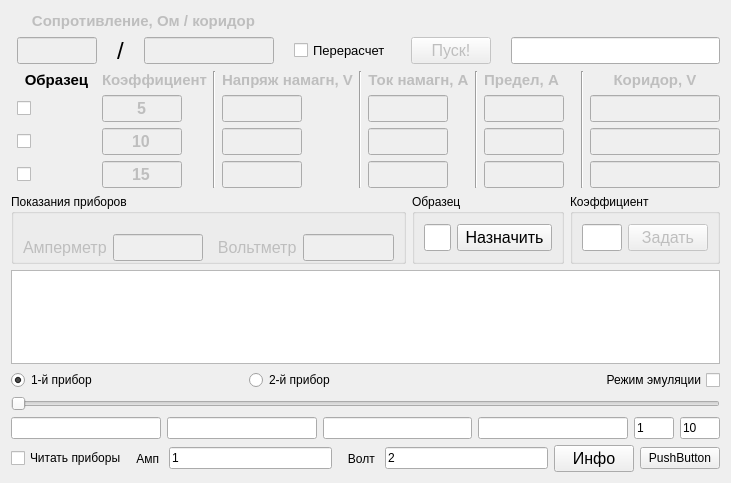
<?xml version="1.0" encoding="UTF-8"?>
<ui version="4.0">
 <class>Dialog</class>
 <widget class="QDialog" name="Dialog">
  <property name="geometry">
   <rect>
    <x>0</x>
    <y>0</y>
    <width>731</width>
    <height>483</height>
   </rect>
  </property>
  <property name="windowTitle">
   <string>Dialog</string>
  </property>
  <layout class="QVBoxLayout" name="verticalLayout">
   <item>
    <layout class="QGridLayout" name="gridLayout">
     <property name="leftMargin">
      <number>6</number>
     </property>
     <property name="horizontalSpacing">
      <number>20</number>
     </property>
     <item row="1" column="0">
      <widget class="QLineEdit" name="lineEdit">
       <property name="enabled">
        <bool>false</bool>
       </property>
       <property name="maximumSize">
        <size>
         <width>80</width>
         <height>16777215</height>
        </size>
       </property>
       <property name="font">
        <font>
         <pointsize>12</pointsize>
         <weight>75</weight>
         <bold>true</bold>
        </font>
       </property>
      </widget>
     </item>
     <item row="1" column="2">
      <widget class="QLineEdit" name="lineEdit_7">
       <property name="enabled">
        <bool>false</bool>
       </property>
       <property name="maximumSize">
        <size>
         <width>130</width>
         <height>16777215</height>
        </size>
       </property>
       <property name="font">
        <font>
         <pointsize>12</pointsize>
         <weight>75</weight>
         <bold>true</bold>
        </font>
       </property>
       <property name="readOnly">
        <bool>true</bool>
       </property>
      </widget>
     </item>
     <item row="0" column="0" colspan="3">
      <widget class="QLabel" name="label">
       <property name="enabled">
        <bool>false</bool>
       </property>
       <property name="sizePolicy">
        <sizepolicy hsizetype="Preferred" vsizetype="Fixed">
         <horstretch>0</horstretch>
         <verstretch>0</verstretch>
        </sizepolicy>
       </property>
       <property name="font">
        <font>
         <pointsize>11</pointsize>
         <weight>75</weight>
         <bold>true</bold>
        </font>
       </property>
       <property name="text">
        <string>Сопротивление, Ом / коридор </string>
       </property>
       <property name="alignment">
        <set>Qt::AlignCenter</set>
       </property>
      </widget>
     </item>
     <item row="1" column="1">
      <widget class="QLabel" name="label_8">
       <property name="font">
        <font>
         <pointsize>18</pointsize>
         <weight>50</weight>
         <bold>false</bold>
        </font>
       </property>
       <property name="text">
        <string>/</string>
       </property>
      </widget>
     </item>
     <item row="0" column="5">
      <spacer name="horizontalSpacer">
       <property name="orientation">
        <enum>Qt::Horizontal</enum>
       </property>
       <property name="sizeHint" stdset="0">
        <size>
         <width>40</width>
         <height>20</height>
        </size>
       </property>
      </spacer>
     </item>
     <item row="1" column="3">
      <widget class="QCheckBox" name="checkBox_6">
       <property name="font">
        <font>
         <pointsize>10</pointsize>
        </font>
       </property>
       <property name="text">
        <string>Перерасчет</string>
       </property>
      </widget>
     </item>
     <item row="1" column="4">
      <widget class="QPushButton" name="pushButton_4">
       <property name="enabled">
        <bool>false</bool>
       </property>
       <property name="font">
        <font>
         <pointsize>12</pointsize>
        </font>
       </property>
       <property name="text">
        <string>Пуск!</string>
       </property>
      </widget>
     </item>
     <item row="1" column="5">
      <widget class="QLineEdit" name="lineEdit_2">
       <property name="font">
        <font>
         <pointsize>12</pointsize>
        </font>
       </property>
       <property name="text">
        <string/>
       </property>
       <property name="alignment">
        <set>Qt::AlignCenter</set>
       </property>
       <property name="readOnly">
        <bool>true</bool>
       </property>
      </widget>
     </item>
    </layout>
   </item>
   <item>
    <layout class="QGridLayout" name="gridLayout_3" columnstretch="0,0,0,0,0,0,0,0,0,0">
     <property name="leftMargin">
      <number>6</number>
     </property>
     <item row="0" column="1">
      <widget class="QLabel" name="label_3">
       <property name="enabled">
        <bool>false</bool>
       </property>
       <property name="sizePolicy">
        <sizepolicy hsizetype="Preferred" vsizetype="Fixed">
         <horstretch>0</horstretch>
         <verstretch>0</verstretch>
        </sizepolicy>
       </property>
       <property name="font">
        <font>
         <pointsize>11</pointsize>
         <weight>75</weight>
         <bold>true</bold>
        </font>
       </property>
       <property name="text">
        <string>Коэффициент</string>
       </property>
       <property name="alignment">
        <set>Qt::AlignCenter</set>
       </property>
      </widget>
     </item>
     <item row="0" column="3">
      <widget class="QLabel" name="label_7">
       <property name="enabled">
        <bool>false</bool>
       </property>
       <property name="sizePolicy">
        <sizepolicy hsizetype="Preferred" vsizetype="Fixed">
         <horstretch>0</horstretch>
         <verstretch>0</verstretch>
        </sizepolicy>
       </property>
       <property name="font">
        <font>
         <pointsize>11</pointsize>
         <weight>75</weight>
         <bold>true</bold>
        </font>
       </property>
       <property name="text">
        <string>Напряж намагн, V</string>
       </property>
       <property name="alignment">
        <set>Qt::AlignCenter</set>
       </property>
      </widget>
     </item>
     <item row="0" column="5">
      <widget class="QLabel" name="label_9">
       <property name="enabled">
        <bool>false</bool>
       </property>
       <property name="sizePolicy">
        <sizepolicy hsizetype="Preferred" vsizetype="Fixed">
         <horstretch>0</horstretch>
         <verstretch>0</verstretch>
        </sizepolicy>
       </property>
       <property name="font">
        <font>
         <pointsize>11</pointsize>
         <weight>75</weight>
         <bold>true</bold>
        </font>
       </property>
       <property name="text">
        <string>Ток намагн, A</string>
       </property>
       <property name="alignment">
        <set>Qt::AlignCenter</set>
       </property>
      </widget>
     </item>
     <item row="0" column="7">
      <widget class="QLabel" name="label_10">
       <property name="enabled">
        <bool>false</bool>
       </property>
       <property name="sizePolicy">
        <sizepolicy hsizetype="Preferred" vsizetype="Fixed">
         <horstretch>0</horstretch>
         <verstretch>0</verstretch>
        </sizepolicy>
       </property>
       <property name="font">
        <font>
         <pointsize>11</pointsize>
         <weight>75</weight>
         <bold>true</bold>
        </font>
       </property>
       <property name="text">
        <string>Предел, A    </string>
       </property>
       <property name="alignment">
        <set>Qt::AlignCenter</set>
       </property>
      </widget>
     </item>
     <item row="1" column="1">
      <widget class="QLineEdit" name="lineEdit_K5">
       <property name="enabled">
        <bool>false</bool>
       </property>
       <property name="maximumSize">
        <size>
         <width>80</width>
         <height>16777215</height>
        </size>
       </property>
       <property name="font">
        <font>
         <pointsize>12</pointsize>
         <weight>75</weight>
         <bold>true</bold>
        </font>
       </property>
       <property name="text">
        <string>5</string>
       </property>
       <property name="alignment">
        <set>Qt::AlignCenter</set>
       </property>
       <property name="readOnly">
        <bool>true</bool>
       </property>
      </widget>
     </item>
     <item row="1" column="5">
      <widget class="QLineEdit" name="lineEdit_I5">
       <property name="enabled">
        <bool>false</bool>
       </property>
       <property name="maximumSize">
        <size>
         <width>80</width>
         <height>16777215</height>
        </size>
       </property>
       <property name="font">
        <font>
         <pointsize>12</pointsize>
         <weight>75</weight>
         <bold>true</bold>
        </font>
       </property>
       <property name="readOnly">
        <bool>true</bool>
       </property>
      </widget>
     </item>
     <item row="1" column="7">
      <widget class="QLineEdit" name="lineEdit_Pred5">
       <property name="enabled">
        <bool>false</bool>
       </property>
       <property name="maximumSize">
        <size>
         <width>80</width>
         <height>16777215</height>
        </size>
       </property>
       <property name="font">
        <font>
         <pointsize>12</pointsize>
         <weight>75</weight>
         <bold>true</bold>
        </font>
       </property>
       <property name="readOnly">
        <bool>true</bool>
       </property>
      </widget>
     </item>
     <item row="1" column="9">
      <widget class="QLineEdit" name="lineEdit_Kor5">
       <property name="enabled">
        <bool>false</bool>
       </property>
       <property name="minimumSize">
        <size>
         <width>130</width>
         <height>0</height>
        </size>
       </property>
       <property name="maximumSize">
        <size>
         <width>130</width>
         <height>16777215</height>
        </size>
       </property>
       <property name="font">
        <font>
         <pointsize>12</pointsize>
         <weight>75</weight>
         <bold>true</bold>
        </font>
       </property>
       <property name="readOnly">
        <bool>true</bool>
       </property>
      </widget>
     </item>
     <item row="2" column="1">
      <widget class="QLineEdit" name="lineEdit_K10">
       <property name="enabled">
        <bool>false</bool>
       </property>
       <property name="maximumSize">
        <size>
         <width>80</width>
         <height>16777215</height>
        </size>
       </property>
       <property name="font">
        <font>
         <pointsize>12</pointsize>
         <weight>75</weight>
         <bold>true</bold>
        </font>
       </property>
       <property name="text">
        <string>10</string>
       </property>
       <property name="alignment">
        <set>Qt::AlignCenter</set>
       </property>
       <property name="readOnly">
        <bool>true</bool>
       </property>
      </widget>
     </item>
     <item row="3" column="1">
      <widget class="QLineEdit" name="lineEdit_K15">
       <property name="enabled">
        <bool>false</bool>
       </property>
       <property name="maximumSize">
        <size>
         <width>80</width>
         <height>16777215</height>
        </size>
       </property>
       <property name="font">
        <font>
         <pointsize>12</pointsize>
         <weight>75</weight>
         <bold>true</bold>
        </font>
       </property>
       <property name="text">
        <string>15</string>
       </property>
       <property name="alignment">
        <set>Qt::AlignCenter</set>
       </property>
       <property name="readOnly">
        <bool>true</bool>
       </property>
      </widget>
     </item>
     <item row="2" column="3">
      <widget class="QLineEdit" name="lineEdit_U10">
       <property name="enabled">
        <bool>false</bool>
       </property>
       <property name="maximumSize">
        <size>
         <width>80</width>
         <height>16777215</height>
        </size>
       </property>
       <property name="font">
        <font>
         <pointsize>12</pointsize>
         <weight>75</weight>
         <bold>true</bold>
        </font>
       </property>
       <property name="readOnly">
        <bool>true</bool>
       </property>
      </widget>
     </item>
     <item row="3" column="3">
      <widget class="QLineEdit" name="lineEdit_U15">
       <property name="enabled">
        <bool>false</bool>
       </property>
       <property name="maximumSize">
        <size>
         <width>80</width>
         <height>16777215</height>
        </size>
       </property>
       <property name="font">
        <font>
         <pointsize>12</pointsize>
         <weight>75</weight>
         <bold>true</bold>
        </font>
       </property>
       <property name="readOnly">
        <bool>true</bool>
       </property>
      </widget>
     </item>
     <item row="2" column="5">
      <widget class="QLineEdit" name="lineEdit_I10">
       <property name="enabled">
        <bool>false</bool>
       </property>
       <property name="maximumSize">
        <size>
         <width>80</width>
         <height>16777215</height>
        </size>
       </property>
       <property name="font">
        <font>
         <pointsize>12</pointsize>
         <weight>75</weight>
         <bold>true</bold>
        </font>
       </property>
       <property name="readOnly">
        <bool>true</bool>
       </property>
      </widget>
     </item>
     <item row="3" column="5">
      <widget class="QLineEdit" name="lineEdit_I15">
       <property name="enabled">
        <bool>false</bool>
       </property>
       <property name="maximumSize">
        <size>
         <width>80</width>
         <height>16777215</height>
        </size>
       </property>
       <property name="font">
        <font>
         <pointsize>12</pointsize>
         <weight>75</weight>
         <bold>true</bold>
        </font>
       </property>
       <property name="readOnly">
        <bool>true</bool>
       </property>
      </widget>
     </item>
     <item row="2" column="7">
      <widget class="QLineEdit" name="lineEdit_Pred10">
       <property name="enabled">
        <bool>false</bool>
       </property>
       <property name="maximumSize">
        <size>
         <width>80</width>
         <height>16777215</height>
        </size>
       </property>
       <property name="font">
        <font>
         <pointsize>12</pointsize>
         <weight>75</weight>
         <bold>true</bold>
        </font>
       </property>
       <property name="readOnly">
        <bool>true</bool>
       </property>
      </widget>
     </item>
     <item row="3" column="7">
      <widget class="QLineEdit" name="lineEdit_Pred15">
       <property name="enabled">
        <bool>false</bool>
       </property>
       <property name="maximumSize">
        <size>
         <width>80</width>
         <height>16777215</height>
        </size>
       </property>
       <property name="font">
        <font>
         <pointsize>12</pointsize>
         <weight>75</weight>
         <bold>true</bold>
        </font>
       </property>
       <property name="readOnly">
        <bool>true</bool>
       </property>
      </widget>
     </item>
     <item row="2" column="9">
      <widget class="QLineEdit" name="lineEdit_Kor10">
       <property name="enabled">
        <bool>false</bool>
       </property>
       <property name="minimumSize">
        <size>
         <width>130</width>
         <height>0</height>
        </size>
       </property>
       <property name="maximumSize">
        <size>
         <width>130</width>
         <height>16777215</height>
        </size>
       </property>
       <property name="font">
        <font>
         <pointsize>12</pointsize>
         <weight>75</weight>
         <bold>true</bold>
        </font>
       </property>
       <property name="readOnly">
        <bool>true</bool>
       </property>
      </widget>
     </item>
     <item row="3" column="9">
      <widget class="QLineEdit" name="lineEdit_Kor15">
       <property name="enabled">
        <bool>false</bool>
       </property>
       <property name="minimumSize">
        <size>
         <width>130</width>
         <height>0</height>
        </size>
       </property>
       <property name="maximumSize">
        <size>
         <width>130</width>
         <height>16777215</height>
        </size>
       </property>
       <property name="font">
        <font>
         <pointsize>12</pointsize>
         <weight>75</weight>
         <bold>true</bold>
        </font>
       </property>
       <property name="readOnly">
        <bool>true</bool>
       </property>
      </widget>
     </item>
     <item row="1" column="3">
      <widget class="QLineEdit" name="lineEdit_U5">
       <property name="enabled">
        <bool>false</bool>
       </property>
       <property name="maximumSize">
        <size>
         <width>80</width>
         <height>16777215</height>
        </size>
       </property>
       <property name="font">
        <font>
         <pointsize>12</pointsize>
         <weight>75</weight>
         <bold>true</bold>
        </font>
       </property>
       <property name="alignment">
        <set>Qt::AlignLeading|Qt::AlignLeft|Qt::AlignVCenter</set>
       </property>
       <property name="readOnly">
        <bool>true</bool>
       </property>
      </widget>
     </item>
     <item row="0" column="2" rowspan="4">
      <widget class="Line" name="line">
       <property name="orientation">
        <enum>Qt::Vertical</enum>
       </property>
      </widget>
     </item>
     <item row="0" column="4" rowspan="4">
      <widget class="Line" name="line_2">
       <property name="orientation">
        <enum>Qt::Vertical</enum>
       </property>
      </widget>
     </item>
     <item row="0" column="6" rowspan="4">
      <widget class="Line" name="line_3">
       <property name="orientation">
        <enum>Qt::Vertical</enum>
       </property>
      </widget>
     </item>
     <item row="0" column="9">
      <widget class="QLabel" name="label_2">
       <property name="enabled">
        <bool>false</bool>
       </property>
       <property name="font">
        <font>
         <pointsize>11</pointsize>
         <weight>75</weight>
         <bold>true</bold>
        </font>
       </property>
       <property name="text">
        <string>Коридор, V</string>
       </property>
       <property name="alignment">
        <set>Qt::AlignCenter</set>
       </property>
      </widget>
     </item>
     <item row="0" column="8" rowspan="4">
      <widget class="Line" name="line_4">
       <property name="orientation">
        <enum>Qt::Vertical</enum>
       </property>
      </widget>
     </item>
     <item row="1" column="0">
      <widget class="QCheckBox" name="checkBox_3">
       <property name="text">
        <string/>
       </property>
       <property name="tristate">
        <bool>false</bool>
       </property>
      </widget>
     </item>
     <item row="2" column="0">
      <widget class="QCheckBox" name="checkBox_4">
       <property name="text">
        <string/>
       </property>
      </widget>
     </item>
     <item row="3" column="0">
      <widget class="QCheckBox" name="checkBox_5">
       <property name="text">
        <string/>
       </property>
      </widget>
     </item>
     <item row="0" column="0">
      <widget class="QLabel" name="label_11">
       <property name="font">
        <font>
         <pointsize>11</pointsize>
         <weight>75</weight>
         <bold>true</bold>
        </font>
       </property>
       <property name="text">
        <string>Образец</string>
       </property>
       <property name="alignment">
        <set>Qt::AlignCenter</set>
       </property>
      </widget>
     </item>
    </layout>
   </item>
   <item>
    <layout class="QHBoxLayout" name="horizontalLayout_3">
     <item>
      <widget class="QGroupBox" name="groupBox">
       <property name="maximumSize">
        <size>
         <width>16777215</width>
         <height>16777215</height>
        </size>
       </property>
       <property name="title">
        <string>Показания приборов</string>
       </property>
       <layout class="QVBoxLayout" name="verticalLayout_3">
        <property name="topMargin">
         <number>0</number>
        </property>
        <property name="bottomMargin">
         <number>0</number>
        </property>
        <item>
         <widget class="QLabel" name="label_6">
          <property name="text">
           <string/>
          </property>
         </widget>
        </item>
        <item>
         <layout class="QGridLayout" name="gridLayout_2">
          <item row="1" column="0">
           <widget class="QLabel" name="label_4">
            <property name="enabled">
             <bool>false</bool>
            </property>
            <property name="font">
             <font>
              <pointsize>12</pointsize>
             </font>
            </property>
            <property name="text">
             <string>Амперметр</string>
            </property>
           </widget>
          </item>
          <item row="1" column="1">
           <widget class="QLineEdit" name="lineEdit_4">
            <property name="enabled">
             <bool>false</bool>
            </property>
            <property name="maximumSize">
             <size>
              <width>200</width>
              <height>16777215</height>
             </size>
            </property>
            <property name="font">
             <font>
              <pointsize>12</pointsize>
             </font>
            </property>
           </widget>
          </item>
          <item row="1" column="2">
           <widget class="QLabel" name="label_5">
            <property name="enabled">
             <bool>false</bool>
            </property>
            <property name="font">
             <font>
              <pointsize>12</pointsize>
             </font>
            </property>
            <property name="text">
             <string>  Вольтметр</string>
            </property>
           </widget>
          </item>
          <item row="1" column="3">
           <widget class="QLineEdit" name="lineEdit_5">
            <property name="enabled">
             <bool>false</bool>
            </property>
            <property name="maximumSize">
             <size>
              <width>200</width>
              <height>16777215</height>
             </size>
            </property>
            <property name="font">
             <font>
              <pointsize>12</pointsize>
             </font>
            </property>
           </widget>
          </item>
         </layout>
        </item>
       </layout>
      </widget>
     </item>
     <item>
      <widget class="QGroupBox" name="groupBox_2">
       <property name="maximumSize">
        <size>
         <width>200</width>
         <height>16777215</height>
        </size>
       </property>
       <property name="title">
        <string>Образец</string>
       </property>
       <layout class="QHBoxLayout" name="horizontalLayout_4">
        <item>
         <widget class="QLineEdit" name="lineEdit_11">
          <property name="maximumSize">
           <size>
            <width>100</width>
            <height>16777215</height>
           </size>
          </property>
          <property name="font">
           <font>
            <pointsize>12</pointsize>
           </font>
          </property>
          <property name="readOnly">
           <bool>true</bool>
          </property>
         </widget>
        </item>
        <item>
         <widget class="QPushButton" name="pushButton_3">
          <property name="font">
           <font>
            <pointsize>12</pointsize>
           </font>
          </property>
          <property name="focusPolicy">
           <enum>Qt::NoFocus</enum>
          </property>
          <property name="text">
           <string> Назначить </string>
          </property>
          <property name="iconSize">
           <size>
            <width>32</width>
            <height>32</height>
           </size>
          </property>
         </widget>
        </item>
       </layout>
      </widget>
     </item>
     <item>
      <widget class="QGroupBox" name="groupBox_3">
       <property name="title">
        <string>Коэффициент</string>
       </property>
       <layout class="QHBoxLayout" name="horizontalLayout_6">
        <item>
         <widget class="QLineEdit" name="lineEdit_3">
          <property name="font">
           <font>
            <pointsize>12</pointsize>
           </font>
          </property>
         </widget>
        </item>
        <item>
         <widget class="QPushButton" name="pushButton_5">
          <property name="enabled">
           <bool>false</bool>
          </property>
          <property name="font">
           <font>
            <pointsize>12</pointsize>
           </font>
          </property>
          <property name="text">
           <string>Задать</string>
          </property>
         </widget>
        </item>
       </layout>
      </widget>
     </item>
    </layout>
   </item>
   <item>
    <widget class="QGraphicsView" name="graphicsView">
     <property name="alignment">
      <set>Qt::AlignLeading|Qt::AlignLeft|Qt::AlignTop</set>
     </property>
    </widget>
   </item>
   <item>
    <layout class="QHBoxLayout" name="horizontalLayout_2">
     <item>
      <widget class="QRadioButton" name="radioButton">
       <property name="text">
        <string>1-й прибор</string>
       </property>
       <property name="checked">
        <bool>true</bool>
       </property>
      </widget>
     </item>
     <item>
      <widget class="QRadioButton" name="radioButton_2">
       <property name="text">
        <string>2-й прибор</string>
       </property>
      </widget>
     </item>
     <item>
      <widget class="QCheckBox" name="checkBox">
       <property name="enabled">
        <bool>true</bool>
       </property>
       <property name="sizePolicy">
        <sizepolicy hsizetype="Minimum" vsizetype="Fixed">
         <horstretch>0</horstretch>
         <verstretch>0</verstretch>
        </sizepolicy>
       </property>
       <property name="maximumSize">
        <size>
         <width>16777212</width>
         <height>16777212</height>
        </size>
       </property>
       <property name="layoutDirection">
        <enum>Qt::RightToLeft</enum>
       </property>
       <property name="text">
        <string>Режим эмуляции</string>
       </property>
       <property name="checked">
        <bool>false</bool>
       </property>
      </widget>
     </item>
    </layout>
   </item>
   <item>
    <widget class="QSlider" name="horizontalSlider">
     <property name="enabled">
      <bool>true</bool>
     </property>
     <property name="orientation">
      <enum>Qt::Horizontal</enum>
     </property>
    </widget>
   </item>
   <item>
    <layout class="QHBoxLayout" name="horizontalLayout_5">
     <item>
      <widget class="QLineEdit" name="lineEdit_14"/>
     </item>
     <item>
      <widget class="QLineEdit" name="lineEdit_15"/>
     </item>
     <item>
      <widget class="QLineEdit" name="lineEdit_16"/>
     </item>
     <item>
      <widget class="QLineEdit" name="lineEdit_17"/>
     </item>
     <item>
      <widget class="QLineEdit" name="lineEdit_18">
       <property name="maximumSize">
        <size>
         <width>40</width>
         <height>16777215</height>
        </size>
       </property>
       <property name="text">
        <string>1</string>
       </property>
      </widget>
     </item>
     <item>
      <widget class="QLineEdit" name="lineEdit_19">
       <property name="maximumSize">
        <size>
         <width>40</width>
         <height>16777215</height>
        </size>
       </property>
       <property name="text">
        <string>10</string>
       </property>
      </widget>
     </item>
    </layout>
   </item>
   <item>
    <layout class="QHBoxLayout" name="horizontalLayout">
     <item>
      <widget class="QCheckBox" name="checkBox_2">
       <property name="text">
        <string>Читать приборы</string>
       </property>
      </widget>
     </item>
     <item>
      <widget class="QLabel" name="label_12">
       <property name="enabled">
        <bool>true</bool>
       </property>
       <property name="text">
        <string> Амп </string>
       </property>
      </widget>
     </item>
     <item>
      <widget class="QLineEdit" name="lineEdit_12">
       <property name="enabled">
        <bool>true</bool>
       </property>
       <property name="text">
        <string>1</string>
       </property>
      </widget>
     </item>
     <item>
      <widget class="QLabel" name="label_13">
       <property name="enabled">
        <bool>true</bool>
       </property>
       <property name="text">
        <string>   Волт </string>
       </property>
      </widget>
     </item>
     <item>
      <widget class="QLineEdit" name="lineEdit_13">
       <property name="enabled">
        <bool>true</bool>
       </property>
       <property name="text">
        <string>2</string>
       </property>
      </widget>
     </item>
     <item>
      <widget class="QPushButton" name="pushButton">
       <property name="font">
        <font>
         <pointsize>12</pointsize>
        </font>
       </property>
       <property name="focusPolicy">
        <enum>Qt::NoFocus</enum>
       </property>
       <property name="text">
        <string>Инфо</string>
       </property>
      </widget>
     </item>
     <item>
      <widget class="QPushButton" name="pushButton_2">
       <property name="text">
        <string>PushButton</string>
       </property>
      </widget>
     </item>
    </layout>
   </item>
  </layout>
 </widget>
 <resources/>
 <connections/>
</ui>
